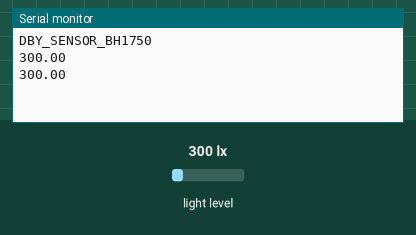
Recording of a sketch running on a simulated Arduino Uno, built with avr-gcc and run on an emulated ATmega328P. On the bench: the last lines printed to the serial monitor. The inputs (shaded band) are chosen by the test bench; at power-on: light level 300 lx.

Above: at 3.3 s.
3.4 s: light level set to 40 lx
At 5.4 s:
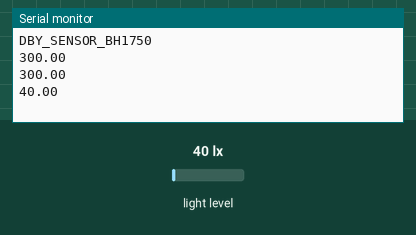
6.7 s: light level set to 500 lx
At 8.5 s:
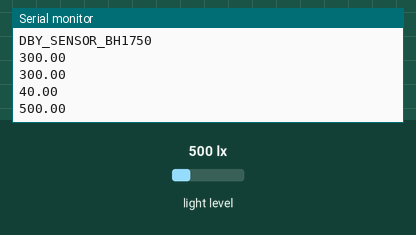
Timing chart, 0 to 10.0 s (numbered marks = the images above; inputs shaded):
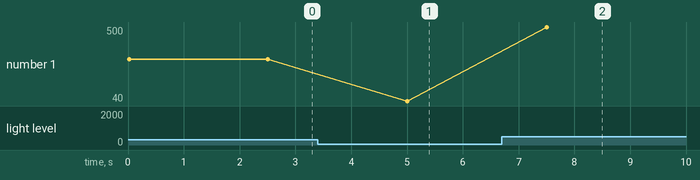

The sketch:

sensor_bh1750.ino
```cpp
#include <Wire.h>
#include <BH1750.h>

BH1750 lightMeter;

void setup() {
  Serial.begin(9600);
  Wire.begin();
  lightMeter.begin();
  Serial.println("DBY_SENSOR_BH1750");
}

void loop() {
  float lux = lightMeter.readLightLevel();
  Serial.println(lux);
  delay(2500);
}
```

Measured:
- after the input at 3.4 s, the serial monitor: prints a new line after 1.6 s (image 1)
- after the input at 6.7 s, the serial monitor: prints a new line after 0.80 s (image 2)
- plotted number 1: 300 → 40 after the input at 3.4 s, 40 → 500 after the input at 6.7 s
